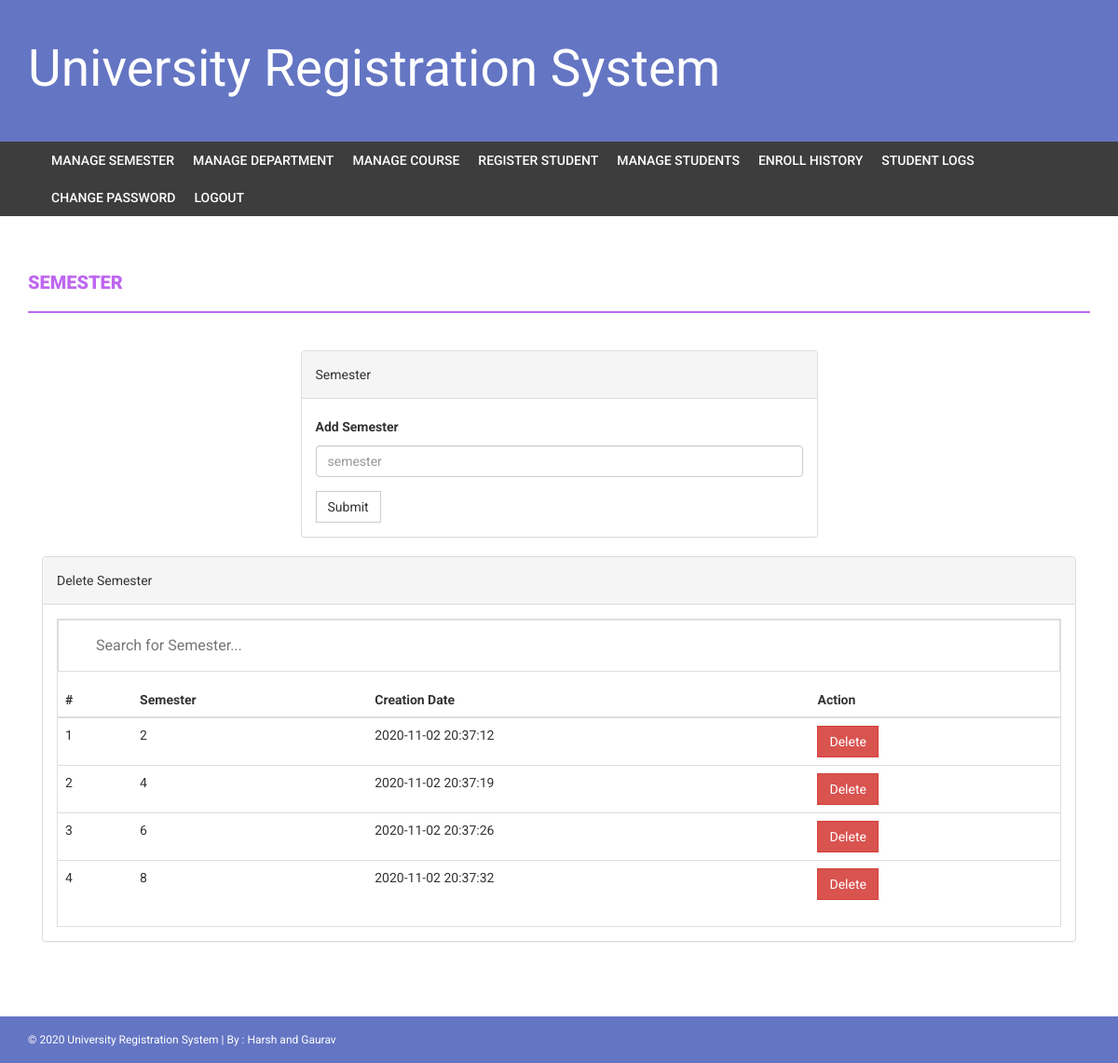
Page /admin/semester.php (signed in) on the committed database.
### tables this page shows
CREATE TABLE `semester` (
  `id` int(11) NOT NULL,
  `semester` varchar(255) DEFAULT NULL,
  `creationDate` timestamp NULL DEFAULT current_timestamp(),
  `updationDate` varchar(255) DEFAULT NULL
);

### admin/semester.php (the view, shortened to what this page needs)
<?php
if(strlen($_SESSION['alogin'])==0)
    {
header('location:index.php');
}
else{
?>
<!DOCTYPE html>
<html xmlns="http://www.w3.org/1999/xhtml">
<head>
    <link href="assets/css/bootstrap.css" rel="stylesheet" />
    <link href="assets/css/font-awesome.css" rel="stylesheet" />
    <link href="assets/css/mystyle.css" rel="stylesheet" />
</head>
<body>
<?php include('includes/header.php');?>
<?php if($_SESSION['alogin']!="")
{
 include('includes/menubar.php');
}
 ?>
    <div class="content-wrapper">
        <div class="container">
              <div class="row">
                    <div class="col-md-12">
                        <h1 class="page-head-line">Semester  </h1>
                    </div>
                </div>
                <div class="row" >
                  <div class="col-md-3"></div>
                    <div class="col-md-6">
                        <div class="panel panel-default">
                        <div class="panel-heading">
                           Semester
                        </div>
                        <div class="panel-body">
                       <form name="semester" method="post">
   <div class="form-group">
    <label for="semester">Add Semester  </label>
    <input type="text" class="form-control" id="semester" name="semester" placeholder="semester" required />
  </div>
 <button type="submit" name="submit" class="btn btn-default">Submit</button>
</form>
                            </div>
                            </div>
                    </div>
                </div>
                <div class="col-md-12">
                    <div class="panel panel-default">
                        <div class="panel-heading">
                            Delete Semester
                        </div>
                        <div class="panel-body">
                            <div class="table-responsive table-bordered">
                            <input style="width: 100%; font-size: 16px; padding: 12px 20px 12px 40px; border: 1px solid #ddd; margin-bottom: 12px;" type="text" id="myInput" onkeyup="myFunction()" placeholder="Search for Semester...">
                                <table class="table" id="myTable">
                                    <thead>
                                        <tr>
                                            <th>#</th>
                                            <th>Semester</th>
                                            <th>Creation Date</th>
                                            <th>Action</th>
                                        </tr>
                                    </thead>
                                    <tbody>
<?php
$sql=mysqli_query($con,"select * from semester");
$cnt=1;
while($row=mysqli_fetch_array($sql))
{
?>
                                        <tr>
                                            <td><?php echo $cnt;?></td>
                                            <td><?php echo htmlentities($row['semester']);?></td>
                                            <td><?php echo htmlentities($row['creationDate']);?></td>
                                            <td>
  <a href="semester.php?id=<?php echo $row['id']?>&del=delete" onClick="return confirm('Are you sure you want to delete?')">
                                            <button class="btn btn-danger">Delete</button>
</a>
                                            </td>
                                        </tr>
<?php
$cnt++;
} ?>
                                    </tbody>
                                </table>
                            </div>
                        </div>
                    </div>
                </div>
            </div>
        </div>
  <?php include('includes/footer.php');?>
</body>
</html>
<?php } ?>

### admin/assets/css/mystyle.css (style rules this page uses)
body { font-family: 'Roboto', sans-serif; line-height: 30px; }
.content-wrapper { margin-top: 40px; min-height: 600px; padding-bottom: 60px; }
.page-head-line { font-weight: 900; padding-bottom: 20px; border-bottom: 2px solid #be67f0; text-transform: uppercase; color: #be67f0; font-size: 20px; margin-bottom: 40px; }
.btn { border-radius: 0px; -webkit-border-radius: 0px; -moz-border-radius: 0px; }

### rows in the picture
semester: semester "2", creationDate "2020-11-02 20:37:12"
semester: semester "4", creationDate "2020-11-02 20:37:19"
semester: semester "6", creationDate "2020-11-02 20:37:26"
semester: semester "8", creationDate "2020-11-02 20:37:32"
